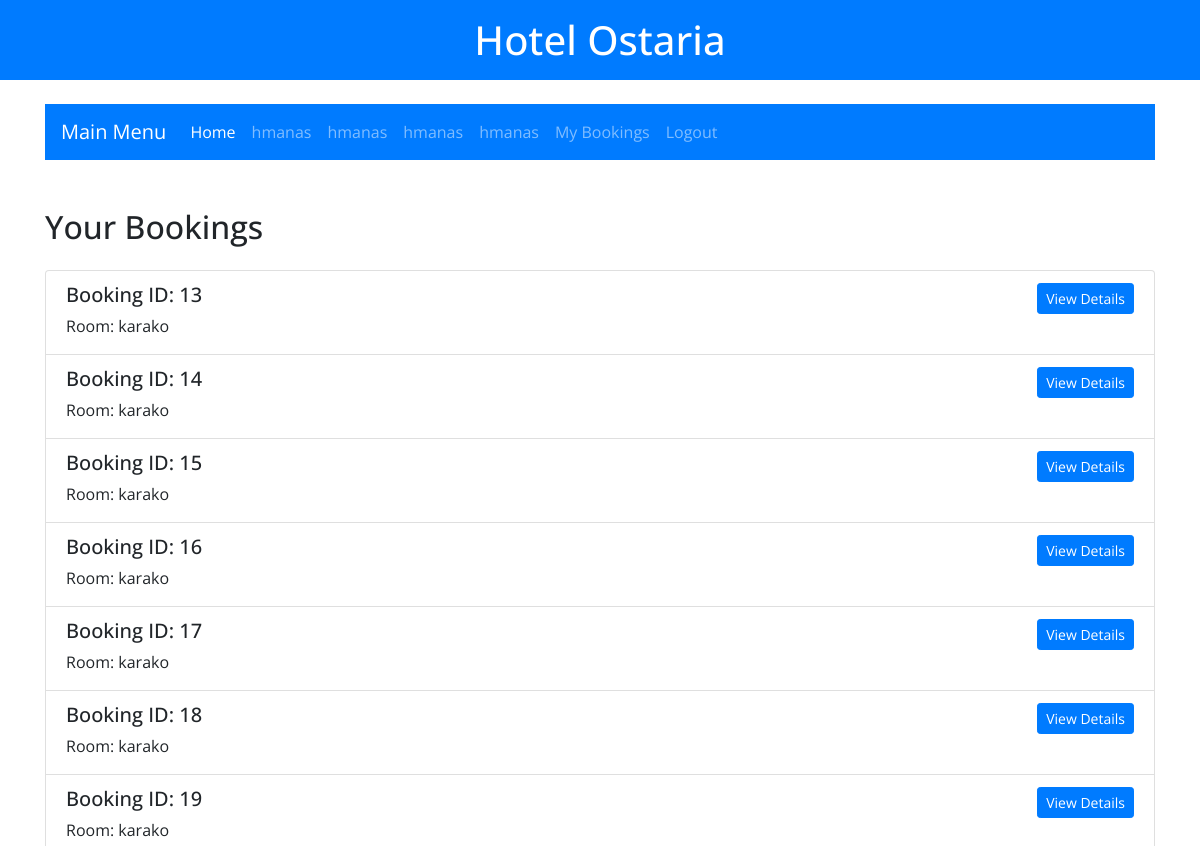
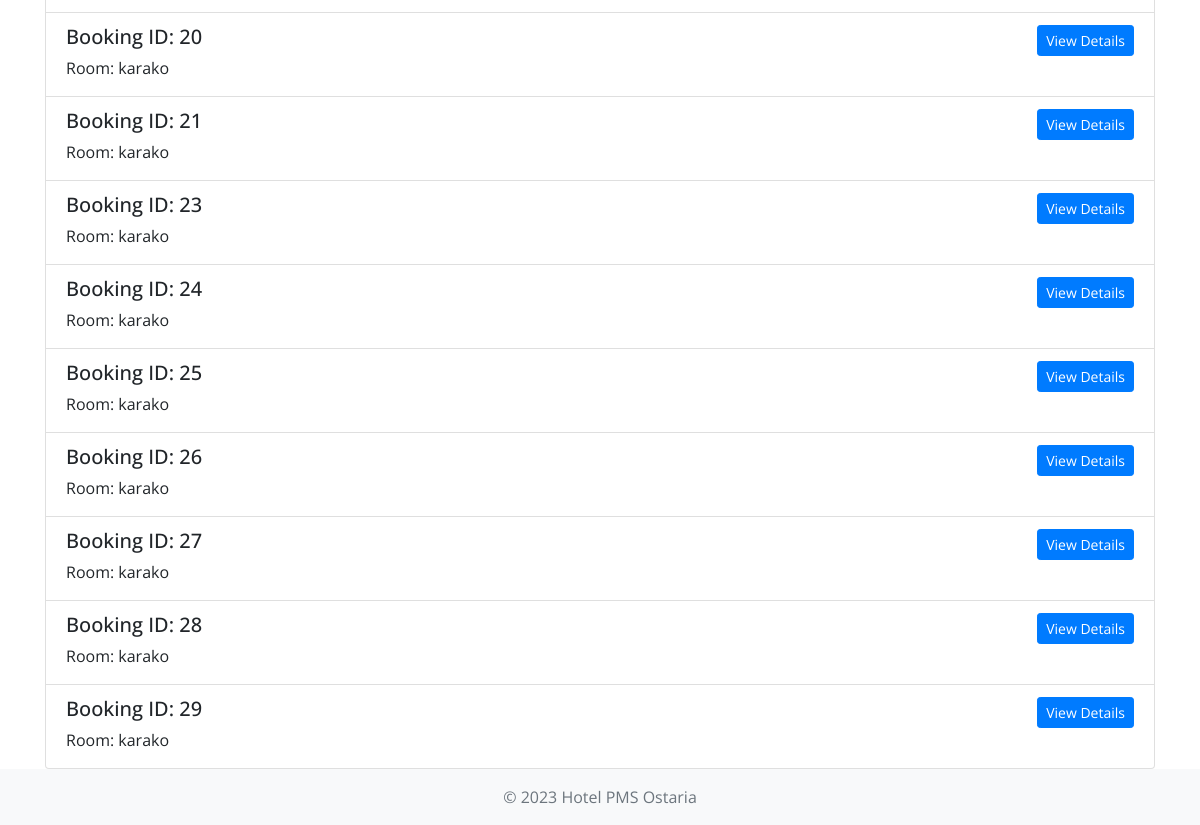
Before: /mybookings/ (signed in) with the older database file (2 pictures, top to bottom).
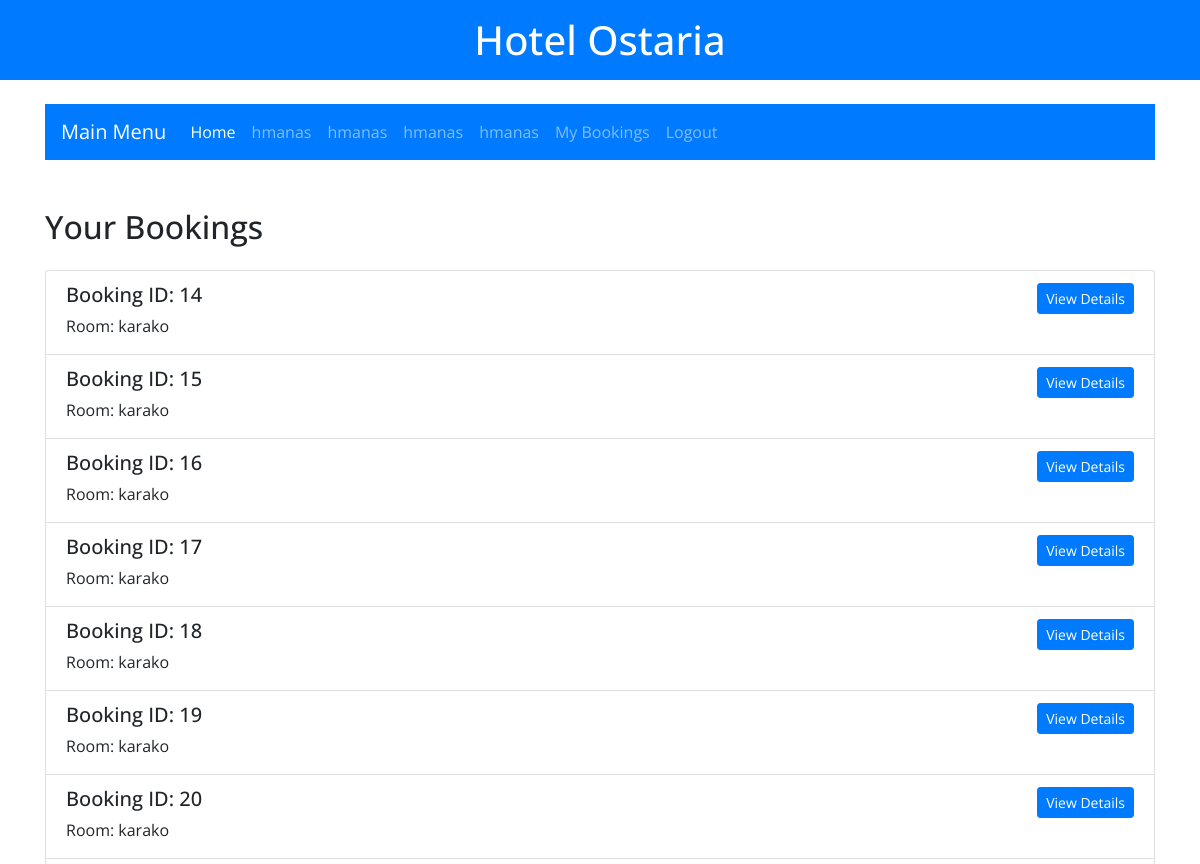
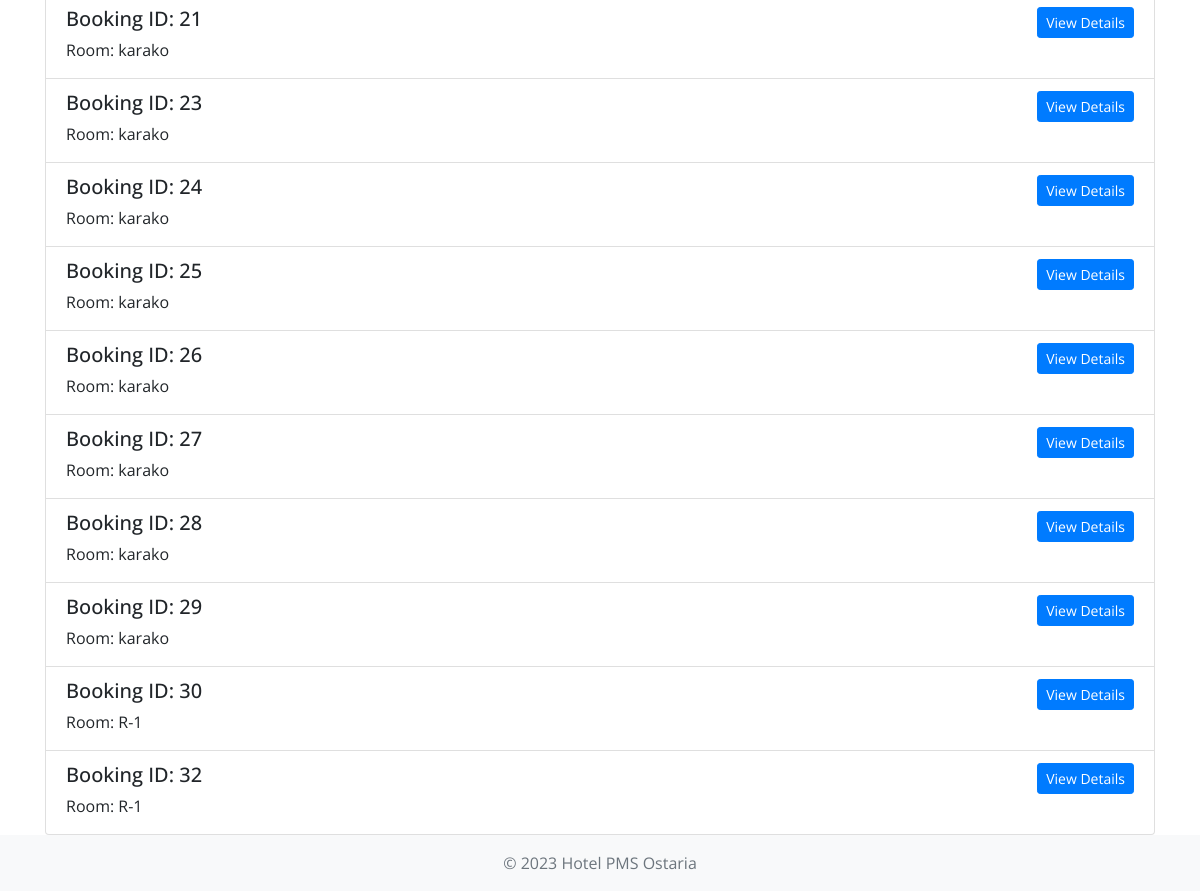
After: the same page with the newer database file (2 pictures, top to bottom).
### hotel_pms/models.py (models this page shows, shortened)
class Booking(models.Model):
    customer = models.ForeignKey(User, on_delete=models.CASCADE)
    room = models.ForeignKey(Room, on_delete=models.CASCADE)
    start_date = models.DateField()
    end_date = models.DateField()
    accompanies = models.PositiveIntegerField(default=0, help_text="Number of people accompanying the customer.")
    charges = models.ManyToManyField(ExtraCharge, through='BookingCharge')

class Room(models.Model):
    ROOM_TYPES = (
        ('s', 'Single'),
        ('d', 'Double'),
        ('su', 'Suite'),
    )
    STATUS_CHOICES = [
        ('available', 'Available'),
        ('cleaning', 'Needs Cleaning'),
        ('maintenance', 'Needs Maintenance'),
    ]
    name = models.CharField(max_length=255,  default='basic')  # New field for room name
    status = models.CharField(max_length=12, choices=STATUS_CHOICES, default='available')
    room_type = models.CharField(max_length=2, choices=ROOM_TYPES)
    rate = models.DecimalField(max_digits=7, decimal_places=2,default=100.00)

### hotel_pms/views.py (the view)
# urls.py: path('mybookings/', views.view_bookings, name='view_bookings'),
@login_required
def view_bookings(request):
    bookings = Booking.objects.filter(customer=request.user)
    return render(request, 'hotel_pms/view_bookings.html', {'bookings': bookings})

### hotel_pms/templatetags/user_tags.py (called while the page is built)
@register.filter(name='has_group')
def has_group(user, group_name):
    return Group.objects.get(name=group_name) in user.groups.all()

### hotel_pms/templates/hotel_pms/view_bookings.html
{% extends "hotel_pms/index.html" %}
{% block content %}
<div class="container mt-5">
    <h2 class="mb-4">Your Bookings</h2>
    {% if bookings %}
        <div class="list-group">
            {% for booking in bookings %}
                <div class="list-group-item">
                    <div class="d-flex w-100 justify-content-between">
                        <h5 class="mb-1">Booking ID: {{ booking.id }}</h5>
                        <small><a href="{% url 'booking_details' booking.id %}" class="btn btn-sm btn-primary">View Details</a></small>
                    </div>
                    <p class="mb-1">Room: {{ booking.room.name }}</p>
                </div>
            {% endfor %}
        </div>
    {% else %}
        <div class="alert alert-info" role="alert">
            You don't have any bookings yet.
        </div>
    {% endif %}
</div>
{% endblock %}

Changed rows visible on the page:
removed Booking: id "13", room.name "karako"
added Booking: id "30", room.name "R-1"
added Booking: id "32", room.name "R-1"
